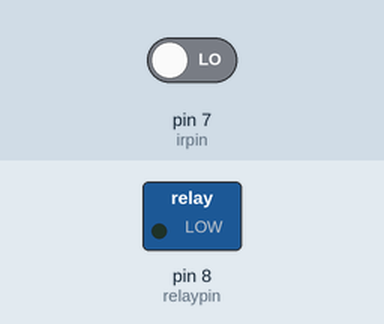
The sketch below on a simulated Arduino Uno, built with avr-gcc and run on an emulated ATmega328P. Shown: switched loads named in the sketch (green lamp = pin HIGH). The inputs (shaded band) are chosen by the test bench; at power-on: pin 7 (irpin) LOW.

Above: at 1.2 s.
1.3 s: pin 7 (irpin) driven HIGH
At 1.6 s:
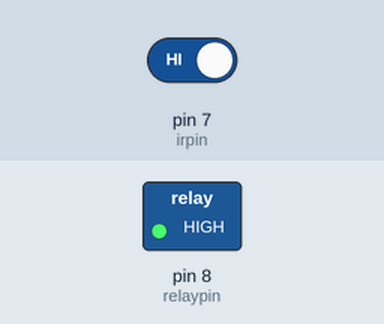
2.8 s: pin 7 (irpin) driven LOW
At 3.9 s:
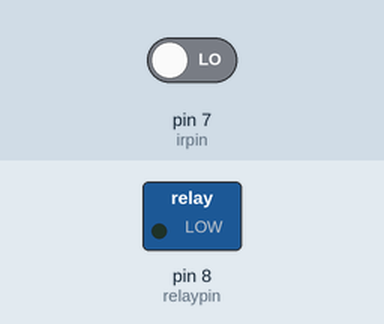
Timing chart, 0 to 5.8 s (numbered marks = the images above; inputs shaded):
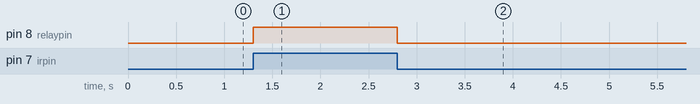

Measured:
- after the input at 1.3 s, pin 8 (relaypin): LOW → HIGH at once
- after the input at 2.8 s, pin 8 (relaypin): HIGH → LOW at once

The sketch:

ir_sensor.ino
```cpp
const int irpin = 7;
const int relaypin = 8;


void setup() {

  Serial.begin(9600);
  pinMode(irpin,INPUT);
  pinMode(relaypin,OUTPUT);
  // put your setup code here, to run once:

}

void loop() {
  int motiondetected = digitalRead(irpin);
  if(motiondetected==HIGH){
    digitalWrite(relaypin,HIGH );
  }
  else{
    digitalWrite(relaypin,LOW );
  }
    }
  // put your main code here, to run repeatedly:
```
